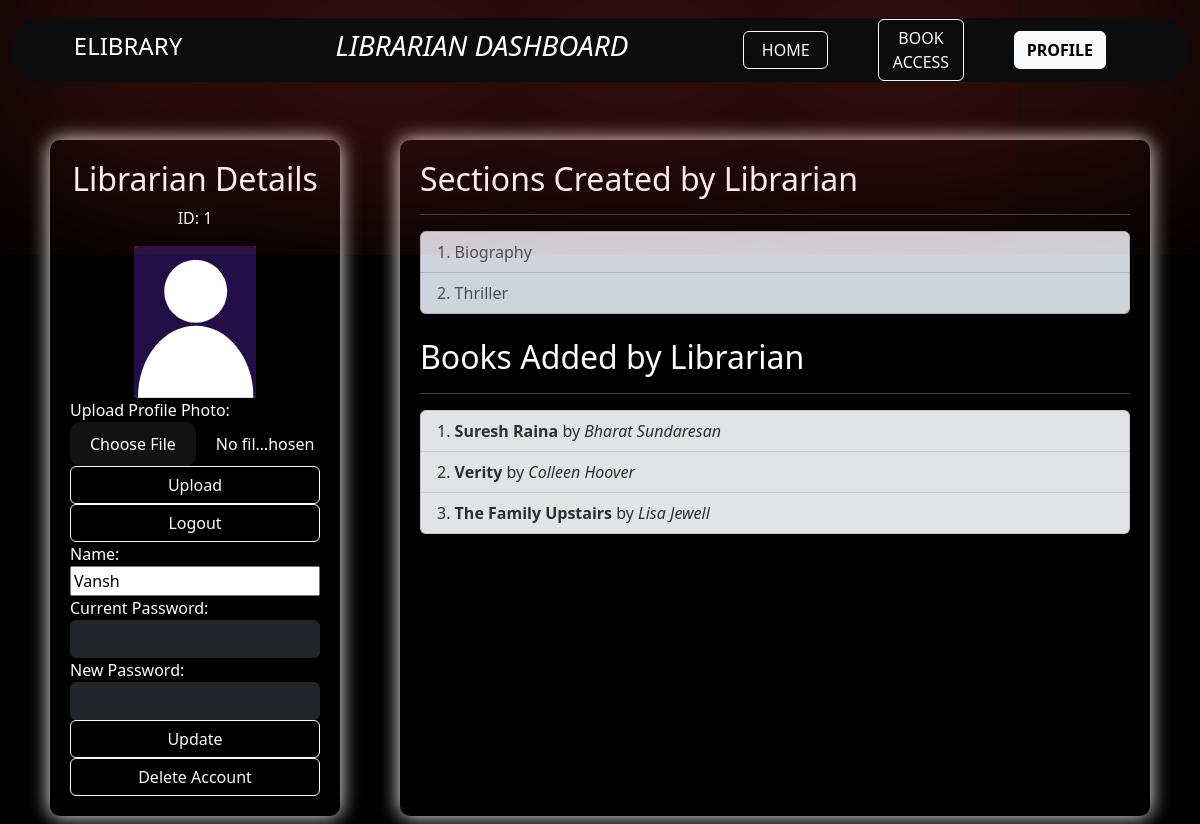
The page /lib_profile (signed in) on the database its author committed.
### app.py (models this page shows, shortened)
class Librarian(db.Model):
    lib_id = db.Column(db.Integer, primary_key=True)
    passhash = db.Column(db.String(512), nullable=False)
    name = db.Column(db.String(64))
    lib_img = db.Column(db.String(64), default='default.jpg')
    @property
    def password(self):
        raise AttributeError('password is not a readable attribute')

class Sections(db.Model):
    section_id = db.Column(db.Integer, primary_key=True)
    section = db.Column(db.String(64), nullable=False)
    description = db.Column(db.String(1024))
    added_by = db.Column(db.String(16), nullable=False)
    prime = db.Column(db.String(1), default='0')
    date_added = db.Column(db.Date,nullable=False)

class Books(db.Model):
    id = db.Column(db.Integer, primary_key=True)
    book_title = db.Column(db.String(64), nullable=False)
    author = db.Column(db.String(32), nullable=False)
    rating = db.Column(db.Integer)
    description = db.Column(db.String(1024))
    link = db.Column(db.String(64), nullable=False)
    section_id = db.Column(db.String(16), nullable=False)
    book_cover = db.Column(db.String(64), default='book_cover.jpg')
    added_by = db.Column(db.String(16), nullable=False)
    date_added = db.Column(db.Date,nullable=False)
    reviews = db.relationship('Books_reviews', backref='book', lazy='dynamic')
    @property
    def rating(self):
        avg_rating = db.session.query(func.avg(Books_reviews.rating)).filter_by(book_id=self.id).scalar()
        return avg_rating or None

### app.py (the view)
@app.route("/lib_profile")
def lib_profile():
    if 'lib_id' in session:
        lib_id = session['lib_id']
        lib = Librarian.query.get(lib_id)
        all_sections=Sections.query.all()
        lib_sections=Sections.query.filter_by(added_by=lib_id).all()
        lib_books=Books.query.filter_by(added_by=lib_id).all()
        return render_template("lib_profile.html",lib=lib,all_sections=all_sections,lib_sections=lib_sections,lib_books=lib_books)

### templates/lib_profile.html (shortened to what this page needs)
{% extends 'lib_layout.html' %}
{% block content %}
<div class="navbar" id="navbar">
    <div id="incontainer">
        <div id="heading">
            <h4>ELIBRARY</h4>
        </div>
        <div id="dashhead">
            <h3><i>LIBRARIAN DASHBOARD</i></h3>
        </div>
        <div id="nav"><a href="/lib_profile" class="btn btn-light"><b>PROFILE</b></a>
            <a href="/book_access" class="btn btn-outline-light">BOOK ACCESS</a>
            <a href="/librarian_dashboard" class="btn btn-outline-light ">HOME</a>
        </div>
    </div>
</div>
<div class="container">
    <div class="left-column">
        <h2>Librarian Details</h2>
        <p>ID: {{ lib.lib_id }}</p>
        <img src="{{ url_for('static', filename=lib.lib_img )}}" alt="Librarian Photo">
        <form action="/upload_photo_lib" method="post" enctype="multipart/form-data" class="upload_photo">
            <label for="photo">Upload Profile Photo:</label>
            <input type="file" id="photo" name="photo">
            <button type="submit" class="btn btn-outline-light">Upload</button>
        </form>
        <form action="/logout" method="POST" onsubmit="return confirm('Are you sure you want to logout ?');">
            <button type="submit" class="btn btn-outline-light">Logout</button>
        </form>
        <form action="/update_password" method="POST">
            <label for="name">Name:</label>
            <input type="text" id="name" name="name" value="{{ lib.name }}" c>
            <label for="current_password">Current Password:</label>
            <input type="password" id="current_password" name="current_password" class="btn btn-dark">
            <label for="new_password">New Password:</label>
            <input type="password" id="new_password" name="new_password" class="btn btn-dark">
            <button type="submit" class="btn btn-outline-light">Update</button>
        </form>
        <form action="/delete_account" method="POST">
            <button type="submit" class="btn btn-outline-light"
                onclick="return confirm('Are you sure you want to delete account ?');">Delete Account</button>
        </form>
    </div>
    <div class="right-column">
        <h2>Sections Created by Librarian</h2>
        <hr>
        <ul class="list-group list-group-numbered">
            {% for section in lib_sections %}
            <li class="list-group-item list-group-item-dark list-group-item-action">{{ section.section }}</li>
            {% endfor %}
        </ul>
        <br>
        <h2>Books Added by Librarian</h2>
        <hr>
        <ul class="list-group list-group-numbered">
            {% for book in lib_books %}
            <li class="list-group-item list-group-item-secondary list-group-item-action"><b>{{ book.book_title }} </b>
                by <i> {{ book.author }}</i></li>
            {% endfor %}
        </ul>
    </div>
</div>
{% endblock %}

### templates/lib_layout.html (style rules this page uses)
body { background-color: #1B1F22; color: rgb(255, 255, 255); }
ul { color: white; list-style-type: none; margin: 0; padding: 0; }
.navbar { width: 100%; position: sticky; top: 0; display: flex; width: calc(100% - 20px); margin: 10px; border: none; position: sticky; top: 0; z-index: 1; }
#incontainer { background: #211d1d6b; justify-content: left; height: 8vh; width: 100%; display: flex; box-shadow: 0px 0px 500px rgb(252, 71, 71) ; border-radius: 1500px; }
#heading { display: flex; width: 20%; border: none; justify-content: center; align-items: center; }
#dashhead { width: 40%; border: none; display: flex; justify-content: center; align-items: center; }
#nav { display: flex; width: 40%; border: none; display: flex; float: right; flex-direction: row-reverse; align-items: center; padding-right: 5%; }
a { display: flex; margin-inline: 25px; padding: 10px; padding-inline: 20px; border-radius: 15px; width: 100%; justify-content: center; text-decoration: none; color: #000000; background-color: #ffffff; font-weight: bold; }
body { background-color: black; color: rgb(255, 255, 255); }
ul { color: white; }

### templates/lib_profile.html (style rules this page uses)
.container { display: flex; justify-content: space-between; padding: 20px; max-width: none; }
.left-column, .right-column { margin: 30px; margin-top: 20px; padding: 20px; box-shadow: 0px 0px 20px white; border-radius: 10px; }
.right-column { width: 75% }
.left-column { width: 25%; display: flex; flex-direction: column; align-items: center; }
.left-column form { display: flex; flex-direction: column; width: 100%; }

### rows shown on the page
Librarian: lib_id "1", lib_img (placeholder picture), name "Vansh"
Sections: section "Biography"
Sections: section "Thriller"
Books: book_title "Suresh Raina", author "Bharat Sundaresan"
Books: book_title "Verity", author "Colleen Hoover"
Books: book_title "The Family Upstairs", author "Lisa Jewell"
